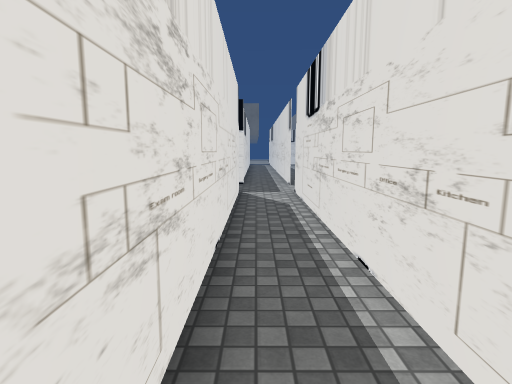
[1] (above)

23 first-person views from a walk through a scene from a Unity 3-D project. The camera is 1.5 m above the floor, tilts 8° down and sees 80° across. The floor is counted in squares, 1 m on a side. Each view is taken from the middle of a square. On the plan, view 1 faces up. The plan holds only what a view shows up to about 15 squares ahead; the rest is blank. The place goes on beyond the plan. The player is left out. Door leaves are left out, so doorways stand open. Some surface patterns are stand-ins.

[2]
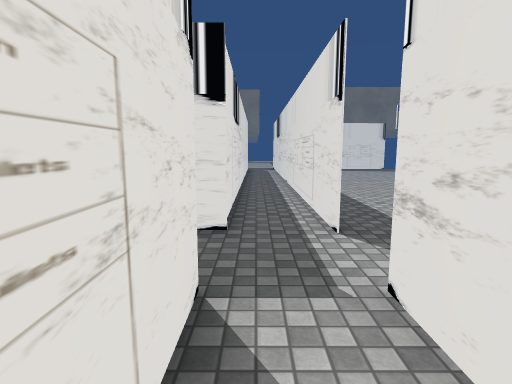

[3]
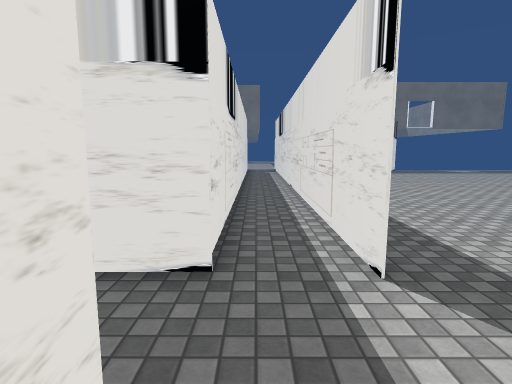

[4]
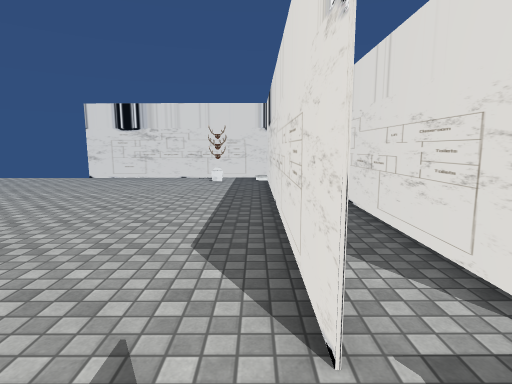

[5]
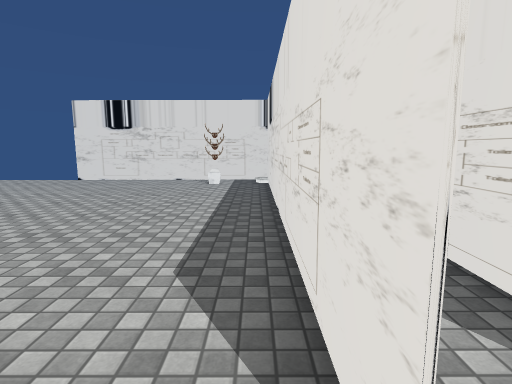

[6]
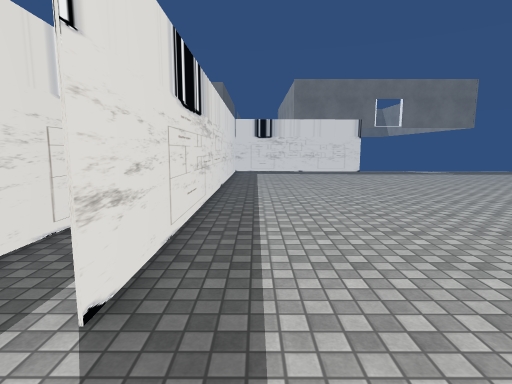

[7]
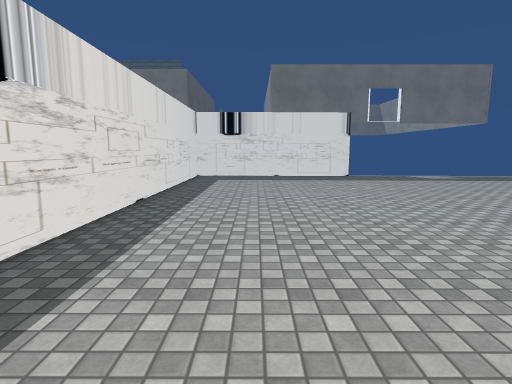

[8]
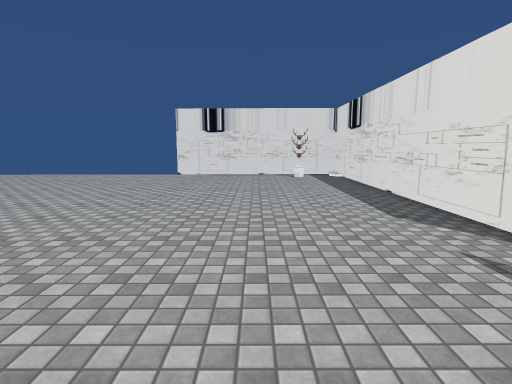

[9]
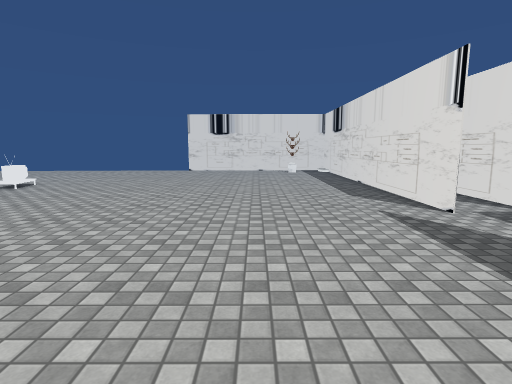

[10]
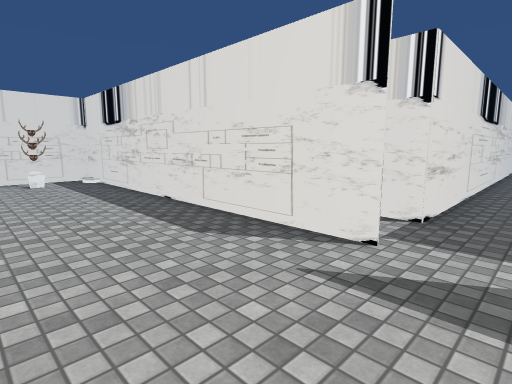

[11]
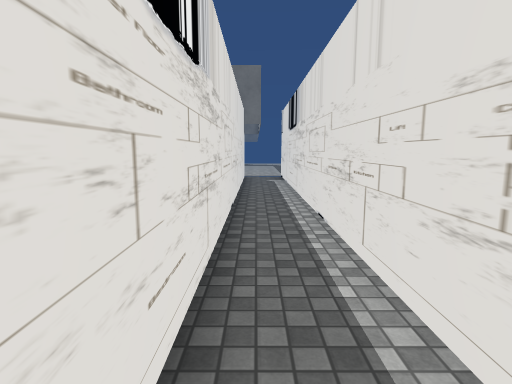

[12]
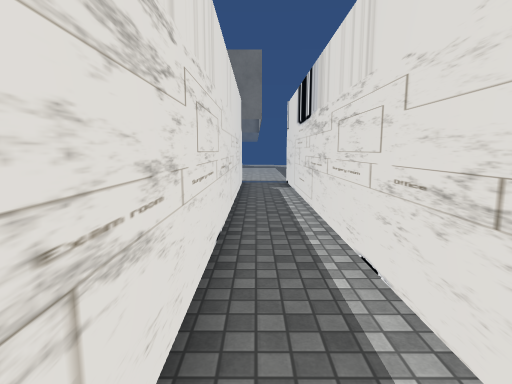

[13]
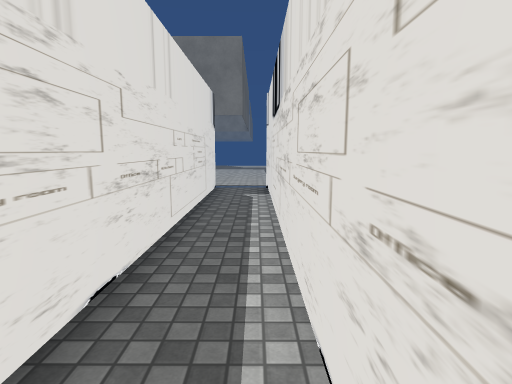

[14]
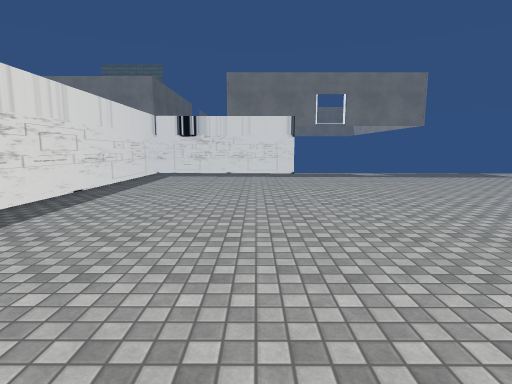

[15]
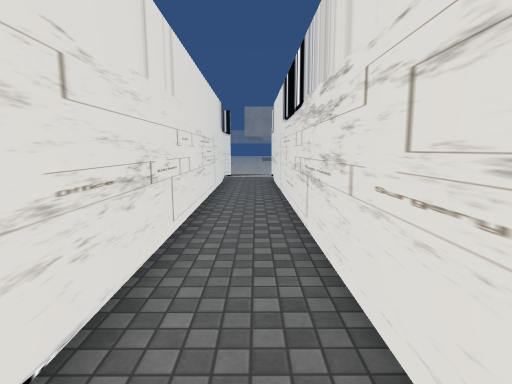

[16]
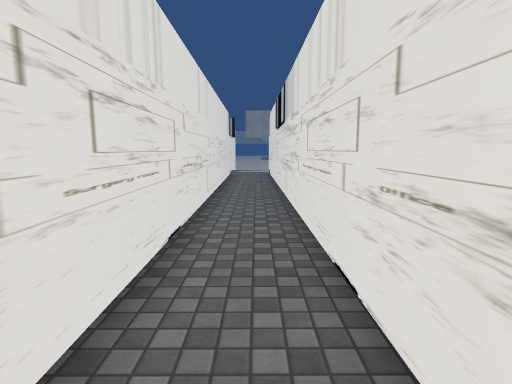

[17]
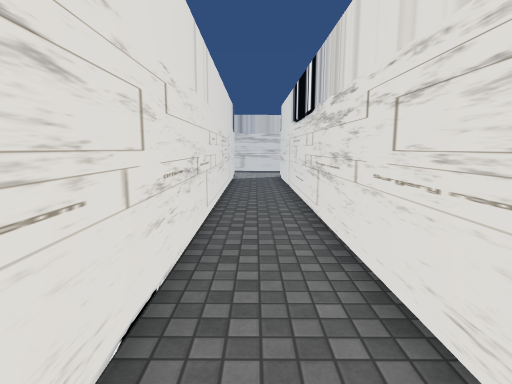

[18]
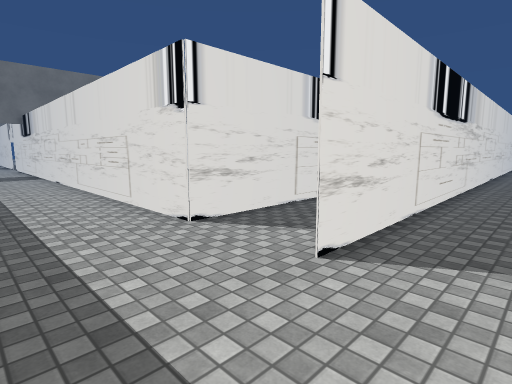

[19]
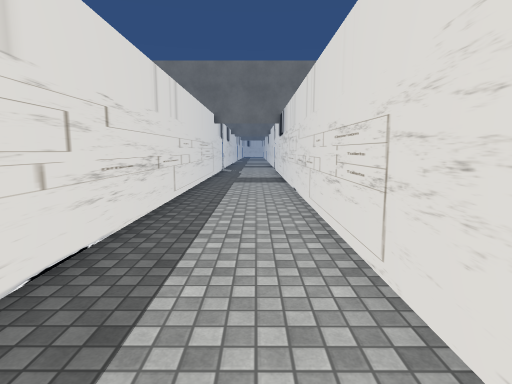

[20]
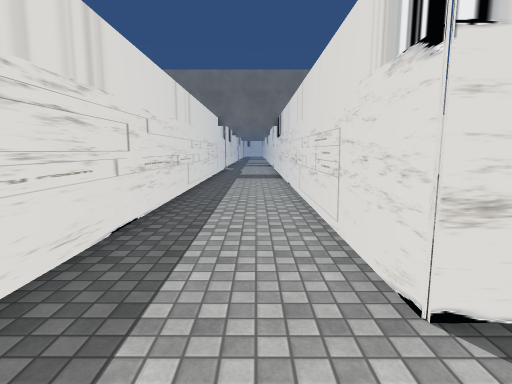

[21]
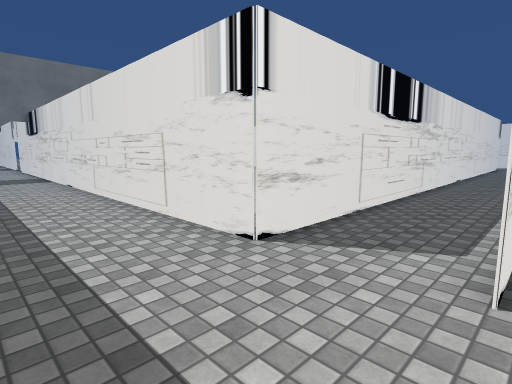

[22]
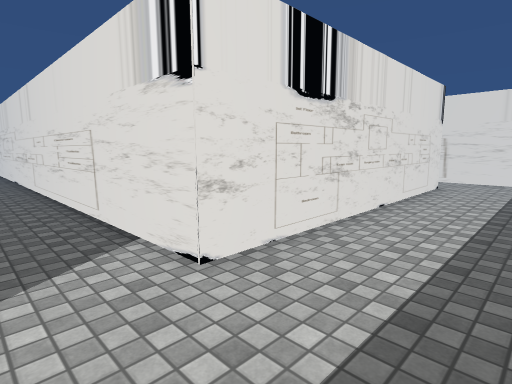

[23]
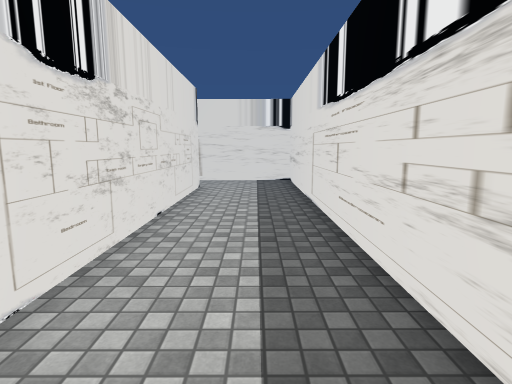

### Floor plan
Points are (right, up) in squares from view 1. A wall is a line through its corners. A room is listed if a view was taken in it or the views show most of it. See-through windows are left out.
Room 1 (views 1, 2, 3, 4, 5, 6, 7, 8, 9, 10, 11, 12, 13, 14, 15, 16, 17)
walls: (1.5, 1.5) (1.5, 11.1) (1.5, -2.5) (10.5, -2.5); (1.5, 30.1) (1.5, 13.4) (1.5, 30.5); (-0.6, 30.5) (-0.6, 13.6) (-30.6, 13.3); (-30.8, 10.8) (-0.6, 11.1) (-0.6, 0.6)
ways out: opening at (-30, 12) to room 2
objects: other object (4, -1)
Room 2 (views 18, 19, 20, 21, 22, 23)
walls: (-34.6, 10.4) (-34.6, -2.2) (-30.1, -2.2); (-30.8, 0.1) (-30.8, 10.8); (-16.1, 16.5) (-30.5, 16.5) (-30.5, 30.5); (-34.6, 30.5) (-34.6, 16.9)
ways out: opening at (-30, 12) to room 1

Where each view was taken, in squares from view 1:
view 1: 0 up, 0 right, facing up
view 2: 8 up, 0 right, facing up
view 3: 10 up, 0 right, facing up
view 4: 13 up, 2 right, facing down
view 5: 12 up, 2 right, facing down
view 6: 11 up, 3 right, facing up
view 7: 15 up, 5 right, facing up
view 8: 15 up, 6 right, facing down
view 9: 18 up, 6 right, facing down
view 10: 13 up, 6 right, facing down-left
view 11: 16 up, 0 right, facing up
view 12: 19 up, 0 right, facing up
view 13: 21 up, 1 right, facing up
view 14: 13 up, 8 right, facing up
view 15: 12 up, 16 left, facing right
view 16: 12 up, 20 left, facing right
view 17: 12 up, 14 left, facing left
view 18: 11 up, 34 left, facing up-right
view 19: 16 up, 32 left, facing up
view 20: 14 up, 32 left, facing up
view 21: 13 up, 34 left, facing up-right
view 22: 13 up, 34 left, facing down-right
view 23: 12 up, 33 left, facing down
